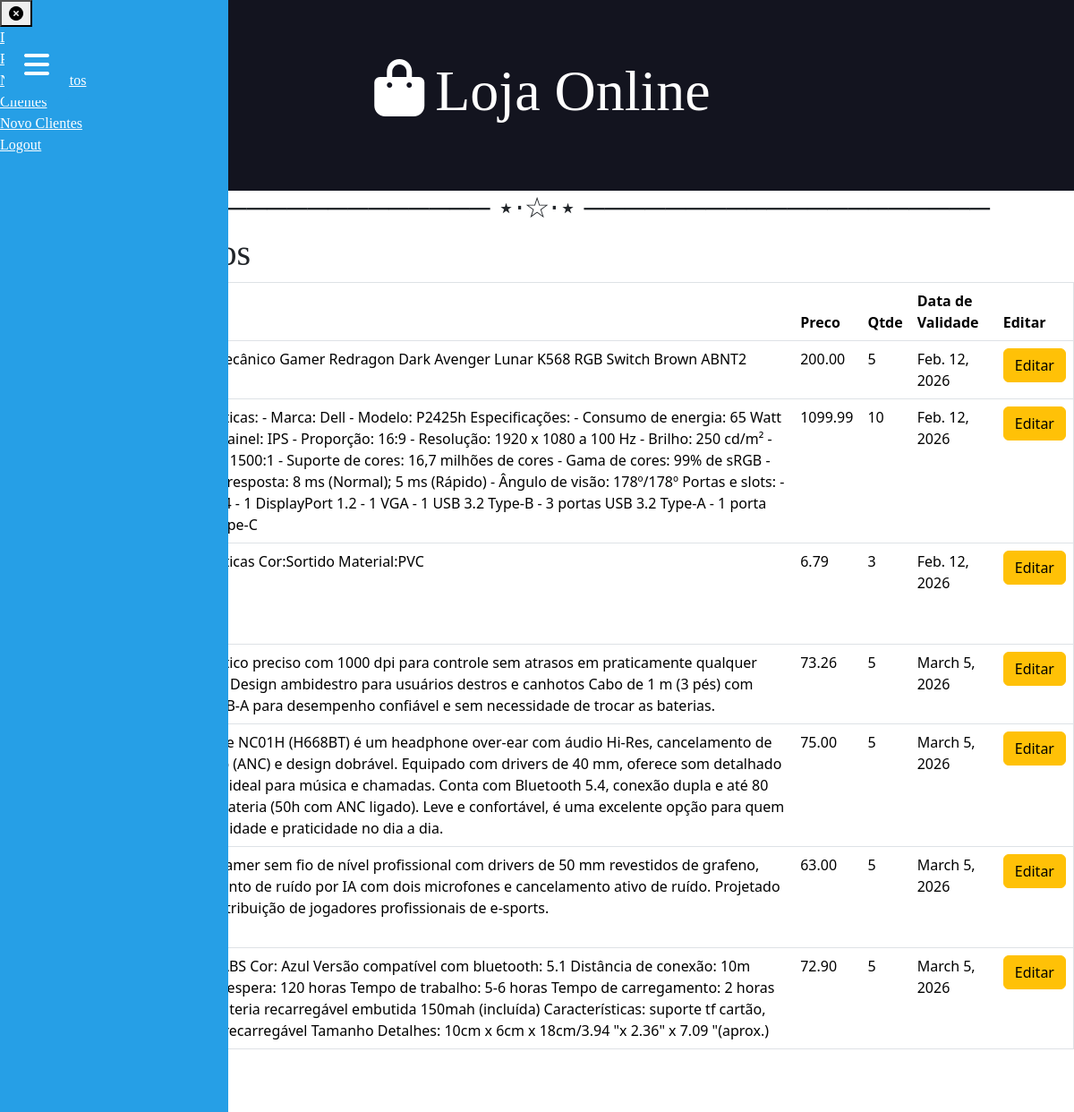
The page /produtos (signed in) on the database as committed earlier.
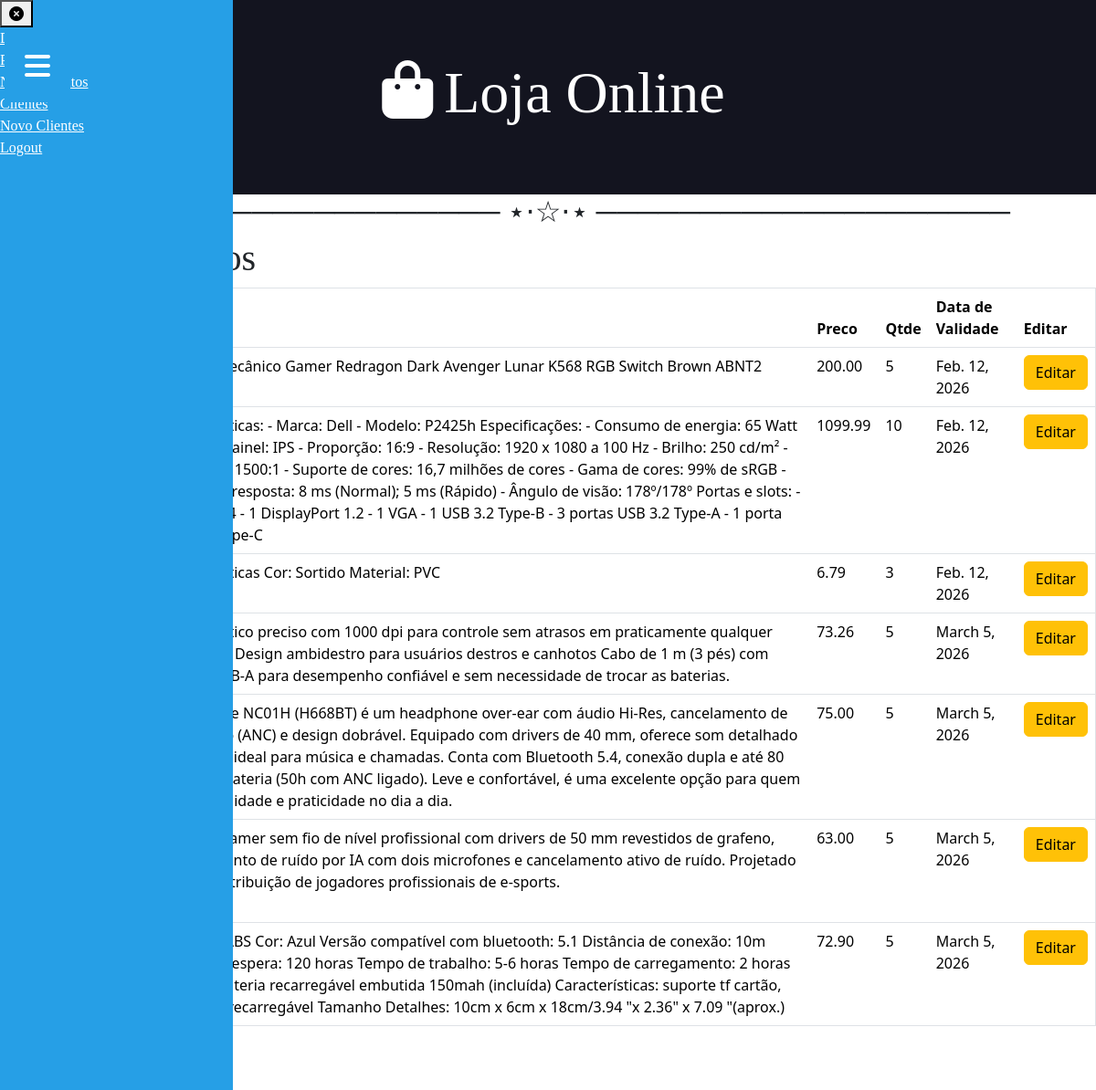
The same page on the database as committed later.
### core/models.py (models this page shows, shortened)
class Produto(models.Model):
    nome = models.CharField(max_length=50)
    preco = models.DecimalField(decimal_places=2, max_digits=8)
    descricao = models.TextField()
    qtde = models.PositiveIntegerField(default=0)
    data_de_validade = models.DateField(auto_now_add=True)
    imagem = models.ImageField(upload_to='produtos/', null=True, blank=True)

### core/views.py (the view)
# urls.py: path('produtos', produtos, name="urlprodutos"),
@login_required(login_url='urlentrar')
def produtos(request):
    prod = Produto.objects.all()
    context = {'prod': prod}
    return render(request, 'produtos.html', context)

### core/templates/produtos.html (shortened to what this page needs)
{% extends 'global/base.html' %}
{% block content %}
    <h2 style="text-align: center;">──────────────────── ⋆⋅☆⋅⋆ ────────────────────</h2>
    <h1>Lista de Produtos</h1>
    <table border="1" class="table">
        <thead>
            <tr>
                <th>Nome</th>
                <th>Descricao</th>
                <th>Preco</th>
                <th>Qtde</th>
                <th>Data de Validade</th>
                <th>Editar</th>
            </tr>
        </thead>
        <tbody>
            {% for p in prod %}
            <tr>
                <td>{{ p.nome }}</td>
                <td>{{ p.descricao }}</td>
                <td>{{ p.preco }}</td>
                <td>{{ p.qtde }}</td>
                <td>{{ p.data_de_validade }}</td>
                <td>
                    <a href="{% url 'urleditarProdutos' p.id %}" class="btn btn-warning">Editar</a>
                </td>
                {% endfor %}
            </tr>
        </tbody>
    </table>
    <div class="mb-3">
        <a href="{% url 'urlsalvarProdutos' %}" class="btn btn-primary">Novo produto</a>
        <a href="{% url 'urlsair' %}" class="btn btn-danger">Sair</a>
    </div>
{% endblock %}

Rows that differ between the two databases and show on the page:
changed Produto: descricao "Caracteristicas Cor:Sortido Material:PVC" → "Caracteristicas Cor: Sortido Material: PVC"
